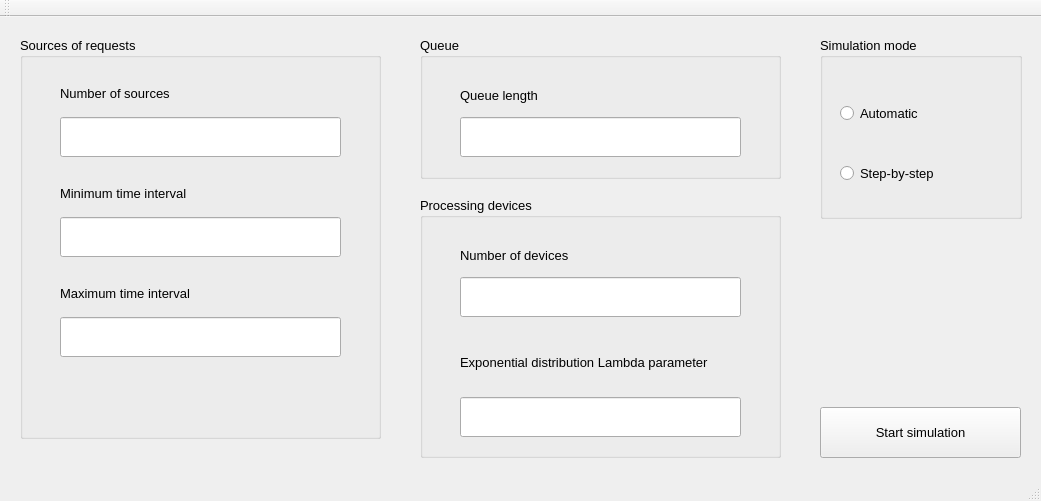
<?xml version="1.0" encoding="UTF-8"?>
<ui version="4.0">
 <class>MainWindow</class>
 <widget class="QMainWindow" name="MainWindow">
  <property name="geometry">
   <rect>
    <x>0</x>
    <y>0</y>
    <width>1041</width>
    <height>501</height>
   </rect>
  </property>
  <property name="windowTitle">
   <string>MainWindow</string>
  </property>
  <widget class="QWidget" name="centralWidget">
   <widget class="QGroupBox" name="groupBox">
    <property name="geometry">
     <rect>
      <x>20</x>
      <y>20</y>
      <width>361</width>
      <height>402</height>
     </rect>
    </property>
    <property name="font">
     <font>
      <pointsize>10</pointsize>
     </font>
    </property>
    <property name="title">
     <string>Sources of requests</string>
    </property>
    <widget class="QLineEdit" name="inSourceCount">
     <property name="geometry">
      <rect>
       <x>40</x>
       <y>80</y>
       <width>281</width>
       <height>40</height>
      </rect>
     </property>
    </widget>
    <widget class="QLabel" name="label">
     <property name="geometry">
      <rect>
       <x>40</x>
       <y>40</y>
       <width>241</width>
       <height>32</height>
      </rect>
     </property>
     <property name="text">
      <string>Number of sources</string>
     </property>
    </widget>
    <widget class="QLineEdit" name="inSourceMax">
     <property name="geometry">
      <rect>
       <x>40</x>
       <y>280</y>
       <width>281</width>
       <height>40</height>
      </rect>
     </property>
    </widget>
    <widget class="QLineEdit" name="inSourceMin">
     <property name="geometry">
      <rect>
       <x>40</x>
       <y>180</y>
       <width>281</width>
       <height>40</height>
      </rect>
     </property>
    </widget>
    <widget class="QLabel" name="label_4">
     <property name="geometry">
      <rect>
       <x>40</x>
       <y>140</y>
       <width>251</width>
       <height>32</height>
      </rect>
     </property>
     <property name="text">
      <string>Minimum time interval</string>
     </property>
    </widget>
    <widget class="QLabel" name="label_5">
     <property name="geometry">
      <rect>
       <x>40</x>
       <y>240</y>
       <width>251</width>
       <height>32</height>
      </rect>
     </property>
     <property name="text">
      <string>Maximum time interval</string>
     </property>
    </widget>
   </widget>
   <widget class="QGroupBox" name="groupBox_2">
    <property name="geometry">
     <rect>
      <x>420</x>
      <y>20</y>
      <width>361</width>
      <height>142</height>
     </rect>
    </property>
    <property name="font">
     <font>
      <pointsize>10</pointsize>
     </font>
    </property>
    <property name="title">
     <string>Queue</string>
    </property>
    <widget class="QLabel" name="label_2">
     <property name="geometry">
      <rect>
       <x>40</x>
       <y>40</y>
       <width>200</width>
       <height>36</height>
      </rect>
     </property>
     <property name="font">
      <font>
       <pointsize>10</pointsize>
      </font>
     </property>
     <property name="text">
      <string>Queue length</string>
     </property>
    </widget>
    <widget class="QLineEdit" name="inBufSize">
     <property name="geometry">
      <rect>
       <x>40</x>
       <y>80</y>
       <width>281</width>
       <height>40</height>
      </rect>
     </property>
    </widget>
   </widget>
   <widget class="QGroupBox" name="groupBox_3">
    <property name="geometry">
     <rect>
      <x>420</x>
      <y>180</y>
      <width>361</width>
      <height>261</height>
     </rect>
    </property>
    <property name="font">
     <font>
      <pointsize>10</pointsize>
     </font>
    </property>
    <property name="title">
     <string>Processing devices</string>
    </property>
    <widget class="QLabel" name="label_3">
     <property name="geometry">
      <rect>
       <x>40</x>
       <y>40</y>
       <width>251</width>
       <height>36</height>
      </rect>
     </property>
     <property name="text">
      <string>Number of devices</string>
     </property>
    </widget>
    <widget class="QLineEdit" name="inDeviceCount">
     <property name="geometry">
      <rect>
       <x>40</x>
       <y>80</y>
       <width>281</width>
       <height>40</height>
      </rect>
     </property>
    </widget>
    <widget class="QLabel" name="label_6">
     <property name="geometry">
      <rect>
       <x>40</x>
       <y>140</y>
       <width>251</width>
       <height>51</height>
      </rect>
     </property>
     <property name="text">
      <string>Exponential distribution Lambda parameter</string>
     </property>
     <property name="wordWrap">
      <bool>true</bool>
     </property>
    </widget>
    <widget class="QLineEdit" name="inDeviceLambda">
     <property name="geometry">
      <rect>
       <x>40</x>
       <y>200</y>
       <width>281</width>
       <height>40</height>
      </rect>
     </property>
    </widget>
   </widget>
   <widget class="QGroupBox" name="groupBox_4">
    <property name="geometry">
     <rect>
      <x>820</x>
      <y>20</y>
      <width>202</width>
      <height>182</height>
     </rect>
    </property>
    <property name="font">
     <font>
      <pointsize>10</pointsize>
     </font>
    </property>
    <property name="title">
     <string>Simulation mode</string>
    </property>
    <widget class="QRadioButton" name="buttonAutomatic">
     <property name="geometry">
      <rect>
       <x>20</x>
       <y>60</y>
       <width>182</width>
       <height>32</height>
      </rect>
     </property>
     <property name="text">
      <string>Automatic</string>
     </property>
    </widget>
    <widget class="QRadioButton" name="buttonStep">
     <property name="geometry">
      <rect>
       <x>20</x>
       <y>120</y>
       <width>202</width>
       <height>32</height>
      </rect>
     </property>
     <property name="text">
      <string>Step-by-step</string>
     </property>
    </widget>
   </widget>
   <widget class="QPushButton" name="buttonStart">
    <property name="geometry">
     <rect>
      <x>820</x>
      <y>390</y>
      <width>201</width>
      <height>51</height>
     </rect>
    </property>
    <property name="font">
     <font>
      <pointsize>10</pointsize>
     </font>
    </property>
    <property name="text">
     <string>Start simulation</string>
    </property>
   </widget>
  </widget>
  <widget class="QToolBar" name="mainToolBar">
   <attribute name="toolBarArea">
    <enum>TopToolBarArea</enum>
   </attribute>
   <attribute name="toolBarBreak">
    <bool>false</bool>
   </attribute>
  </widget>
  <widget class="QStatusBar" name="statusBar"/>
 </widget>
 <layoutdefault spacing="6" margin="11"/>
 <resources/>
 <connections/>
</ui>
